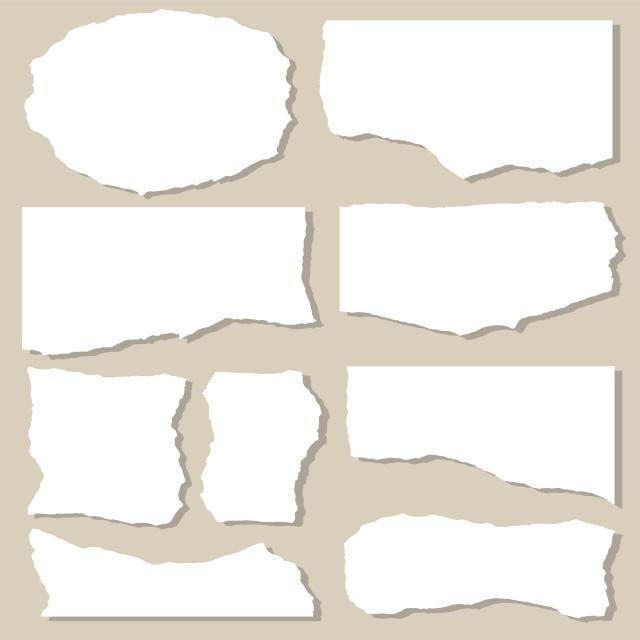
#> input picture img/7.jpg, 640 x 640 px, found by its file name
$ python shape.py
#> lines starting #> are read from the running program, lines starting #| are printed output that depends on the picture; after the words box and inside, x2 and y2 are one past the last pixel; in counts of white or black regions, pixels touching at a corner belong together
# -*- coding: utf-8 -*-
import cv2
import numpy as np
import json
import os
import matplotlib.pyplot as plt


def update_edges(val):
    """トラックバーの値を使ってエッジ検出を更新"""
    global edges, blurred, image_display, contours

    # トラックバーから閾値を取得
    threshold1 = cv2.getTrackbarPos('Threshold1', 'Edge Detection')
    threshold2 = cv2.getTrackbarPos('Threshold2', 'Edge Detection')

    # エッジ検出を更新
    edges = cv2.Canny(blurred, threshold1, threshold2)

    # エッジ膨張用カーネルを定義
    kernel = np.ones((3, 3), np.uint8)
    edges_dilated = cv2.dilate(edges, kernel, iterations=1)

    # 輪郭検出
    contours, _ = cv2.findContours(edges_dilated, cv2.RETR_EXTERNAL, cv2.CHAIN_APPROX_SIMPLE)
    image_display[:] = image[:]  # 元画像をコピー

    for idx, cnt in enumerate(contours):
        if cv2.contourArea(cnt) > 500:  # 面積フィルタ
            draw_colored_segments(image_display, cnt, idx)

    # エッジと検出結果を更新
    cv2.imshow('Edge Detection', image_display)
    cv2.imshow('Edges', edges)

def draw_colored_segments(image, contour, segment_idx):
    """元の枠線に沿って描画し、ピークと谷を検出"""
    epsilon = 0.05 * cv2.arcLength(contour, True)
    approx = cv2.approxPolyDP(contour, epsilon, True)

    # 頂点の座標を取得
    points = [tuple(pt[0]) for pt in approx]

    # セグメントが空の場合はスキップ
    if not points:
        print(f"セグメント {segment_idx} に頂点が存在しません。スキップします。")
        return

    # 色リストを固定（青, 緑, 赤, 水色）
    base_colors = [(255, 0, 0), (0, 255, 0), (0, 0, 255), (255, 255, 0)]  # 必要な色だけ
    colors = base_colors * ((len(points) // len(base_colors)) + 1)  # 必要な色数を確保
    colors = colors[:len(points)]  # 長さをポイント数に制限

    # セグメントごとのデータを初期化
    if segment_idx not in segment_data:
        segment_data[segment_idx] = {"color_points": {f"color_{i}": [] for i in range(len(colors))}}

    for i in range(len(points)):
        start_point = points[i]
        end_point = points[(i + 1) % len(points)]

        # セグメント内の輪郭点を取得
        segment_points = get_segment_points(contour, start_point, end_point)

        # 曲線を描画 (範囲外アクセスを防ぐ)
        if i < len(colors):  # 範囲外アクセスを防ぐ
            for j in range(len(segment_points) - 1):
                pt1 = tuple(segment_points[j])
                pt2 = tuple(segment_points[j + 1])
                cv2.line(image, pt1, pt2, colors[i], 2)

        # ピークと谷を検出してプロット
        detect_peaks_and_valleys(segment_points, colors[i], segment_idx, i)


def get_segment_points(contour, start_point, end_point):
    """セグメント内の輪郭点を取得"""
    start_idx = -1
    end_idx = -1

    # 輪郭の中でstart_pointとend_pointのインデックスを探す
    for idx, pt in enumerate(contour[:, 0, :]):
        if tuple(pt) == start_point:
            start_idx = idx
        if tuple(pt) == end_point:
            end_idx = idx

    # インデックス範囲に基づいてセグメントのポイントを取得
    if start_idx < end_idx:
        return contour[start_idx:end_idx + 1, 0, :]
    else:  # 輪郭が閉じている場合の対応
        return np.vstack((contour[start_idx:, 0, :], contour[:end_idx + 1, 0, :]))

def detect_peaks_and_valleys(segment_points, color, segment_idx, color_idx):
    """セグメント内のピークと谷を検出してプロット"""
    x = segment_points[:, 0]
    y = segment_points[:, 1]

    # 1次微分と2次微分を計算
    dy = np.gradient(y)
    ddy = np.gradient(dy)

    # ピークと谷を検出
    peaks = np.where((ddy < -0.01))[0]  # ピーク
    valleys = np.where((ddy > 0.01))[0]  # 谷

    # セグメントデータ内のこの色の点群を初期化
    segment_data[segment_idx]["color_points"][f"color_{color_idx}"] = []

    # ピークと谷を描画（重複を防ぐ）
    unique_points = set()  # 一意性を確保するためのセット
    for idx in np.concatenate((peaks, valleys)):  # ピークと谷をまとめて処理
        point = (int(x[idx]), int(y[idx]))
        if point not in unique_points:  # 新しい点だけ追加
            unique_points.add(point)
            segment_data[segment_idx]["color_points"][f"color_{color_idx}"].append(point)
            cv2.circle(image_display, point, 5, color, -1)  # 描画


# [69 lines left out: function visualize_and_save_segments, not called in this run]


try:
    print("スクリプトが開始されました")

    # 画像の読み込み
    image = cv2.imread('img\\7.jpg')  # 適切なパスに変更してください
#> image is the input picture: shape (640, 640, 3); mean B, G, R 227.2, 234.6, 237.8
    if image is None:
        raise FileNotFoundError("指定された画像が見つかりません。パスを確認してください。")

    print("画像の読み込みが成功しました")

    # グレースケール変換とぼかし
    gray = cv2.cvtColor(image, cv2.COLOR_BGR2GRAY)
    blurred = cv2.GaussianBlur(gray, (5, 5), 0)
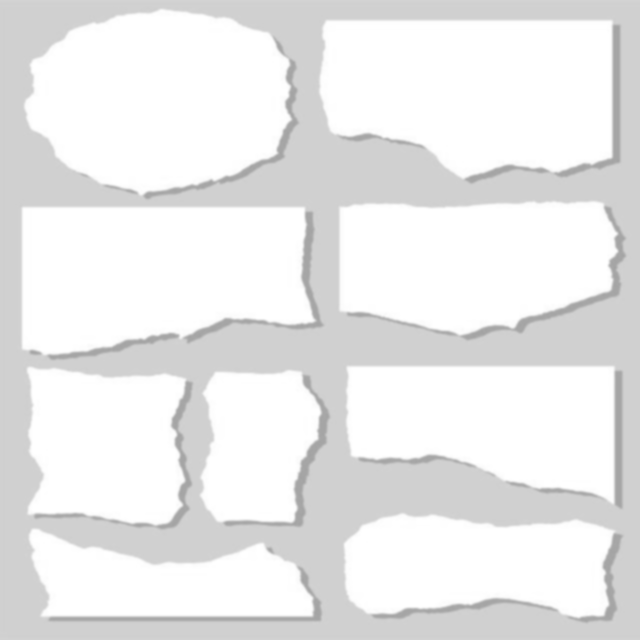
#> blurred: shape (640, 640); min 163, max 255, mean 234.6

    # 初期値の設定
    edges = None
    contours = []
    segment_data = {}  # 各セグメントのデータを格納する辞書
    image_display = image.copy()  # 初期化

    # ウィンドウ作成
    cv2.namedWindow('Edge Detection')
    cv2.namedWindow('Edges')

    # トラックバー作成
    cv2.createTrackbar('Threshold1', 'Edge Detection', 100, 500, update_edges)
    cv2.createTrackbar('Threshold2', 'Edge Detection', 200, 500, update_edges)

    # 初期表示
    update_edges(0)
#> in update_edges, `edges = cv2.Canny(blurred, threshold1, threshold2)`:
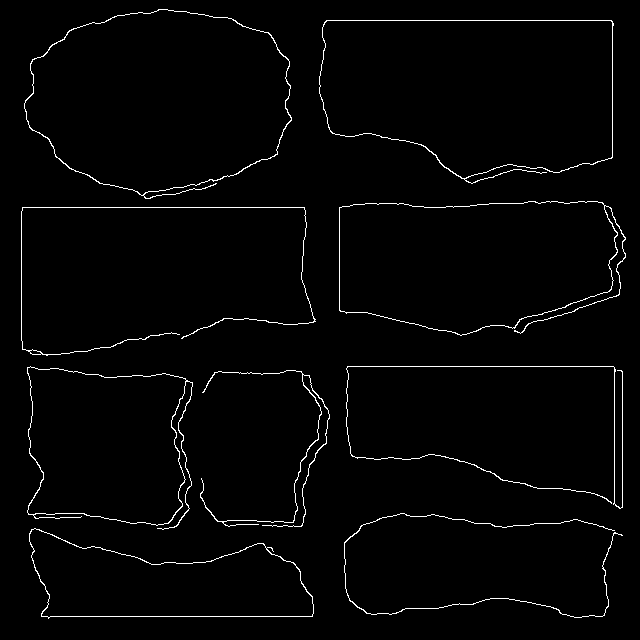
#> edges: shape (640, 640); 1.9% white in thin lines or dots
#> in update_edges, `edges_dilated = cv2.dilate(edges, kernel, iterations=1)`:
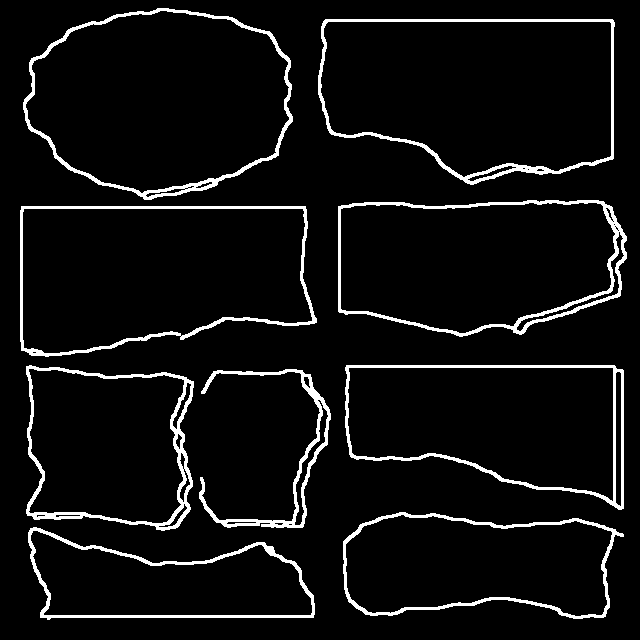
#> edges_dilated: shape (640, 640); 6.1% white; 9 white regions
#> in update_edges, `contours, _ = cv2.findContours(edges_dilated, cv2.RETR_EXTERNAL, cv2.C..`: contours = 9 contours; largest, box (x1, y1, x2, y2) and area: (318, 19, 615, 185) 40803, (23, 8, 293, 200) 39416, (20, 206, 317, 357) 37505, (338, 200, 627, 337) 33176, (345, 365, 624, 510) 30337
#> the loop in update_edges, `for idx, cnt in enumerate(contours):` made 9 passes
#> (epsilon in draw_colored_segments, points in draw_colored_segments) on passes 2, 5: (37.82, [(343, 541), (365, 614), (582, 618), (623, 534)]), (34.02, [(26, 366), (27, 515), (177, 527), (193, 381)])
#> (epsilon in draw_colored_segments, points in draw_colored_segments) on pass 1: (37.22, [(28, 532), (40, 617), (314, 614), (264, 542)])
#> after the loop in update_edges, `for idx, cnt in enumerate(contours):`:
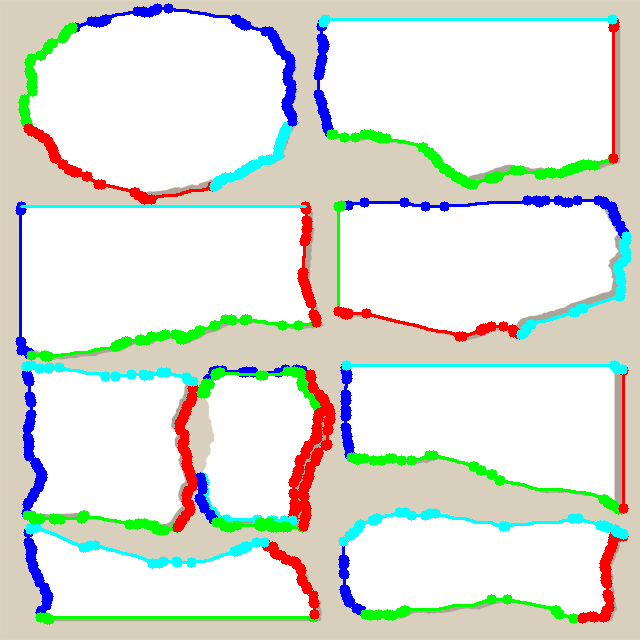
#> image_display: shape (640, 640, 3); 11.15% of pixels changed, all inside (x1, y1, x2, y2) = (15, 3, 632, 625)

    print("エッジ検出の閾値を調整してください")
    print("スペースキーを押すと図形（セグメント）ごとの画像を保存し、点群データをJSONに保存します")
    print("ESCキーを押して終了します")

    while True:
        key = cv2.waitKey(1)
#> (key Esc is pressed here)
        if key == 27:  # ESCキーで終了
            break
        elif key == 32:  # スペースキーでセグメントごとの画像と点群データを保存
            visualize_and_save_segments()
    cv2.destroyAllWindows()
    print("スクリプトの実行が完了しました")

except Exception as e:
    print(f"エラーが発生しました: {e}")

$ run again, with img/1.jpg copied over img/7.jpg
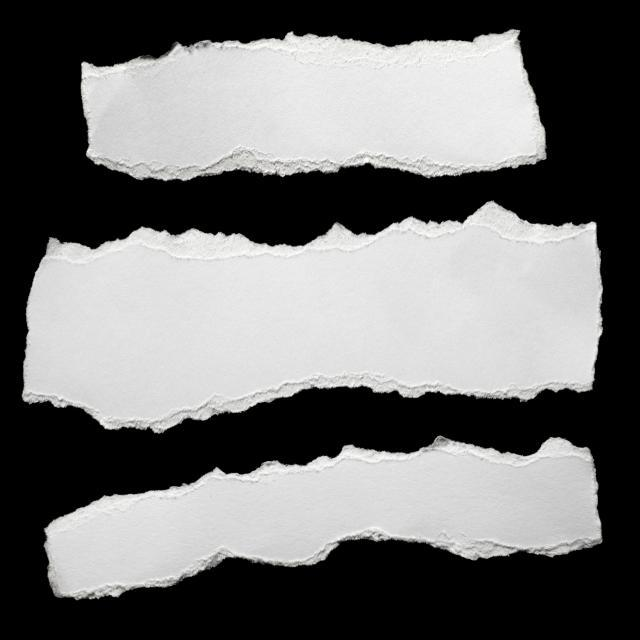
#> input picture img/1.jpg, 640 x 640 px, found by its file name
#> image is the input picture: shape (640, 640, 3); mean B, G, R 112.4, 112.6, 112.6
#> in update_edges, `edges = cv2.Canny(blurred, threshold1, threshold2)`:
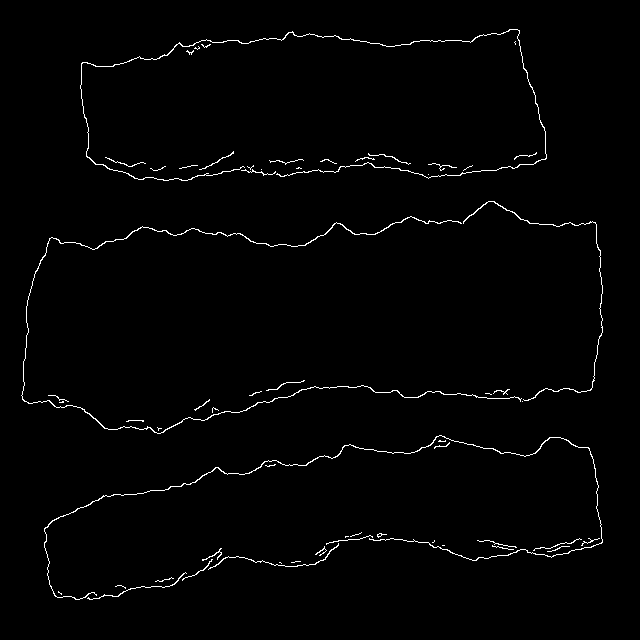
#> edges: shape (640, 640); 1.4% white in thin lines or dots, all inside (x1, y1, x2, y2) = (21, 29, 603, 600)
#> edges_dilated: shape (640, 640); 4.5% white; 16 white regions
#> contours = 3 contours; box (x1, y1, x2, y2) and area: (20, 200, 604, 435) 100156, (79, 28, 548, 182) 58998, (43, 434, 604, 601) 55334
#> the loop in update_edges, `for idx, cnt in enumerate(contours):` made 3 passes
#> (epsilon in draw_colored_segments, points in draw_colored_segments) on passes 1 to 3: (72.4, [(594, 458), (214, 466), (48, 585), (552, 558)]), (82.11, [(597, 223), (50, 236), (21, 400), (591, 391)]), (62.43, [(547, 153), (518, 28), (80, 62), (137, 180)])
#> after the loop in update_edges, `for idx, cnt in enumerate(contours):`:
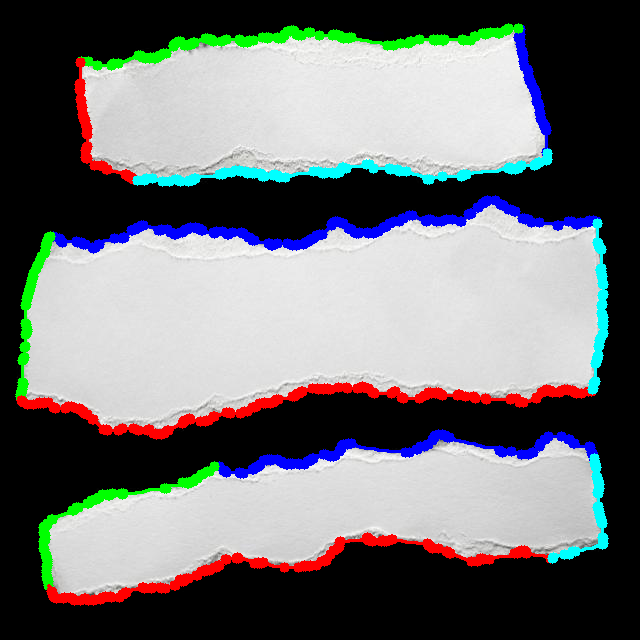
#> image_display: shape (640, 640, 3); 8.66% of pixels changed, all inside (x1, y1, x2, y2) = (15, 23, 609, 606)

$ run again, with img/2.jpg copied over img/7.jpg
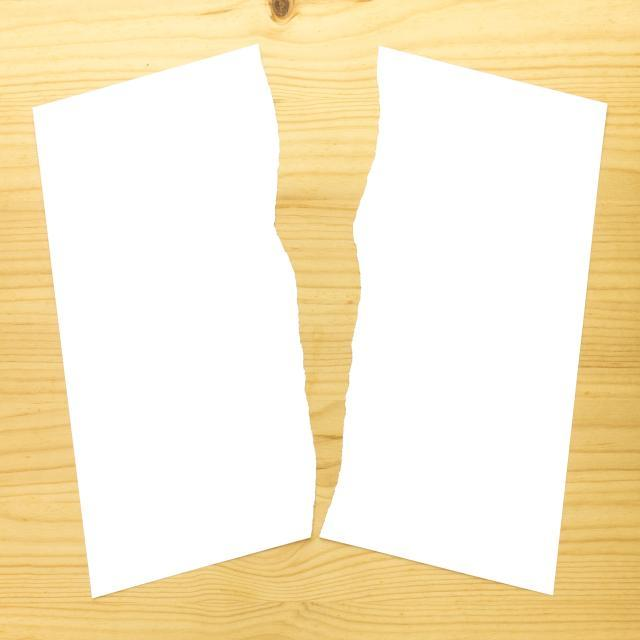
#> input picture img/2.jpg, 640 x 640 px, found by its file name
#> image is the input picture: shape (640, 640, 3); mean B, G, R 202.1, 234.4, 248.6
#> in update_edges, `edges = cv2.Canny(blurred, threshold1, threshold2)`:
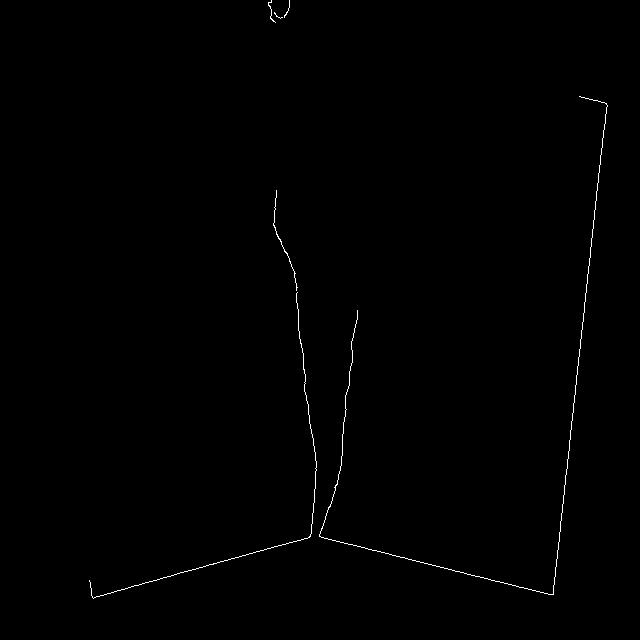
#> edges: shape (640, 640); 0.4% white in thin lines or dots, all inside (x1, y1, x2, y2) = (89, 0, 608, 599)
#> edges_dilated: shape (640, 640); 1.3% white; 3 white regions
#> contours = 3 contours; box (x1, y1, x2, y2) and area: (318, 95, 609, 596) 2292, (88, 189, 318, 600) 1438, (267, 0, 291, 24) 165
#> the loop in update_edges, `for idx, cnt in enumerate(contours):` made 3 passes
#> (epsilon in draw_colored_segments, points in draw_colored_segments, colors in draw_colored_segments) on pass 1: (63.45, [(277, 189), (310, 532), (92, 599), (311, 537)], [(255, 0, 0), (0, 255, 0), (0, 0, 255), (255, 255, 0)])
#> after the loop in update_edges, `for idx, cnt in enumerate(contours):`:
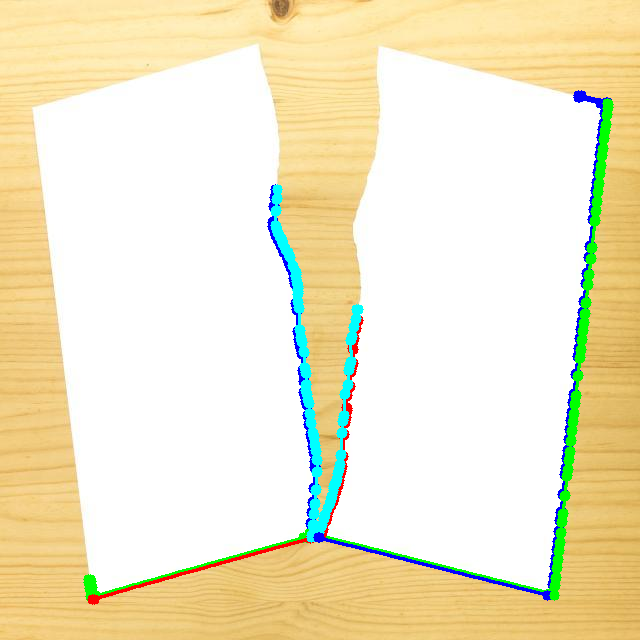
#> image_display: shape (640, 640, 3); 3.8% of pixels changed, all inside (x1, y1, x2, y2) = (83, 90, 614, 605)

$ run again, with img/3.jpg copied over img/7.jpg
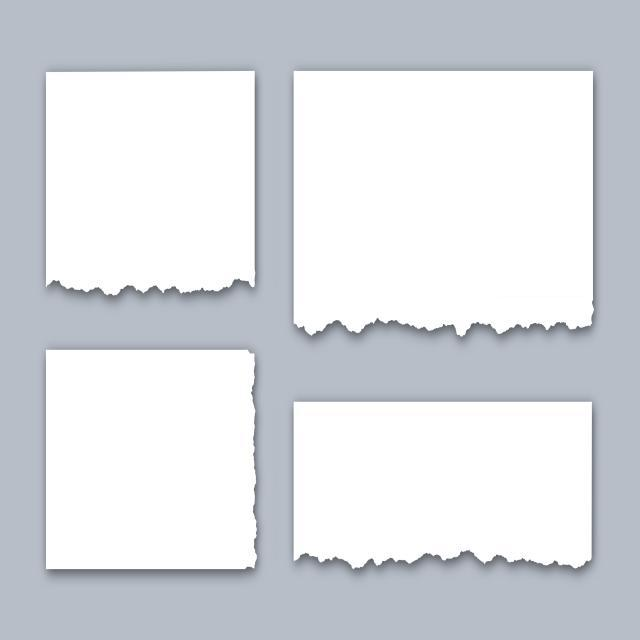
#> input picture img/3.jpg, 640 x 640 px, found by its file name
#> image is the input picture: shape (640, 640, 3); mean B, G, R 226, 221.3, 218.2
#> in update_edges, `edges = cv2.Canny(blurred, threshold1, threshold2)`:
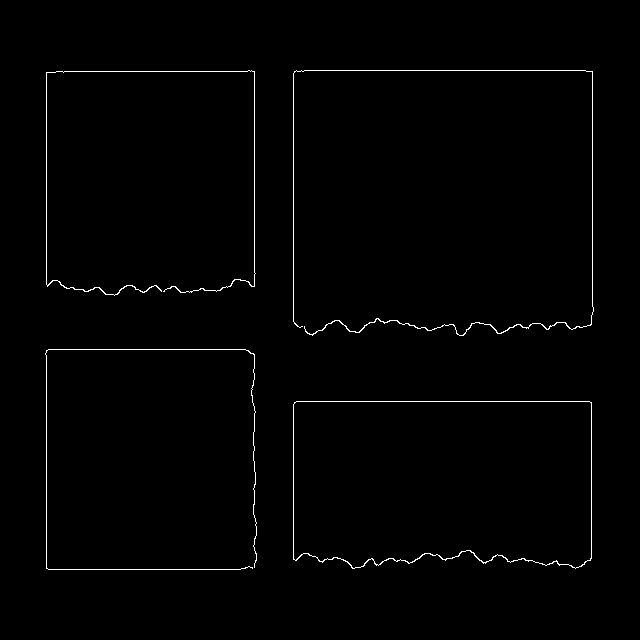
#> edges: shape (640, 640); 0.99% white in thin lines or dots, all inside (x1, y1, x2, y2) = (45, 70, 594, 570)
#> edges_dilated: shape (640, 640); 3% white; 4 white regions
#> contours = 4 contours; box (x1, y1, x2, y2) and area: (292, 69, 595, 337) 77857, (292, 400, 593, 570) 48348, (44, 348, 258, 571) 46590, (45, 69, 257, 297) 46064
#> the loop in update_edges, `for idx, cnt in enumerate(contours):` made 4 passes
#> (epsilon in draw_colored_segments, points in draw_colored_segments) on passes 2 to 3: (43.56, [(45, 349), (45, 569), (255, 568), (255, 353)]), (59.47, [(293, 70), (296, 327), (592, 325), (593, 70)])
#> after the loop in update_edges, `for idx, cnt in enumerate(contours):`:
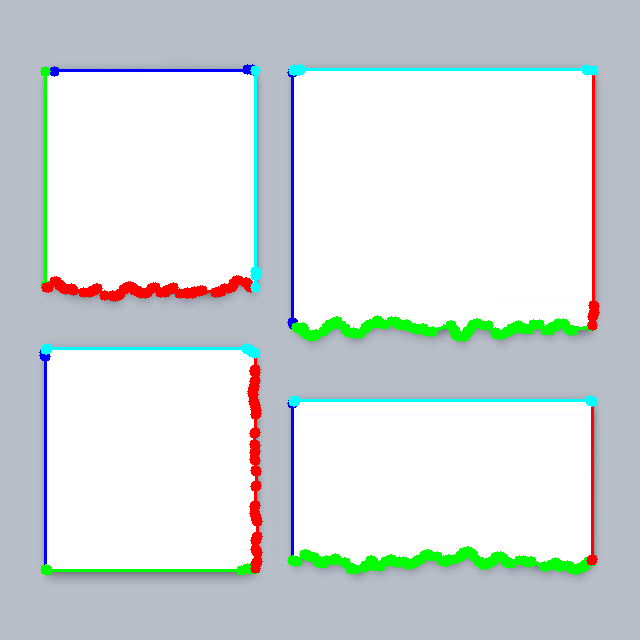
#> image_display: shape (640, 640, 3); 5.03% of pixels changed, all inside (x1, y1, x2, y2) = (39, 64, 600, 576)
